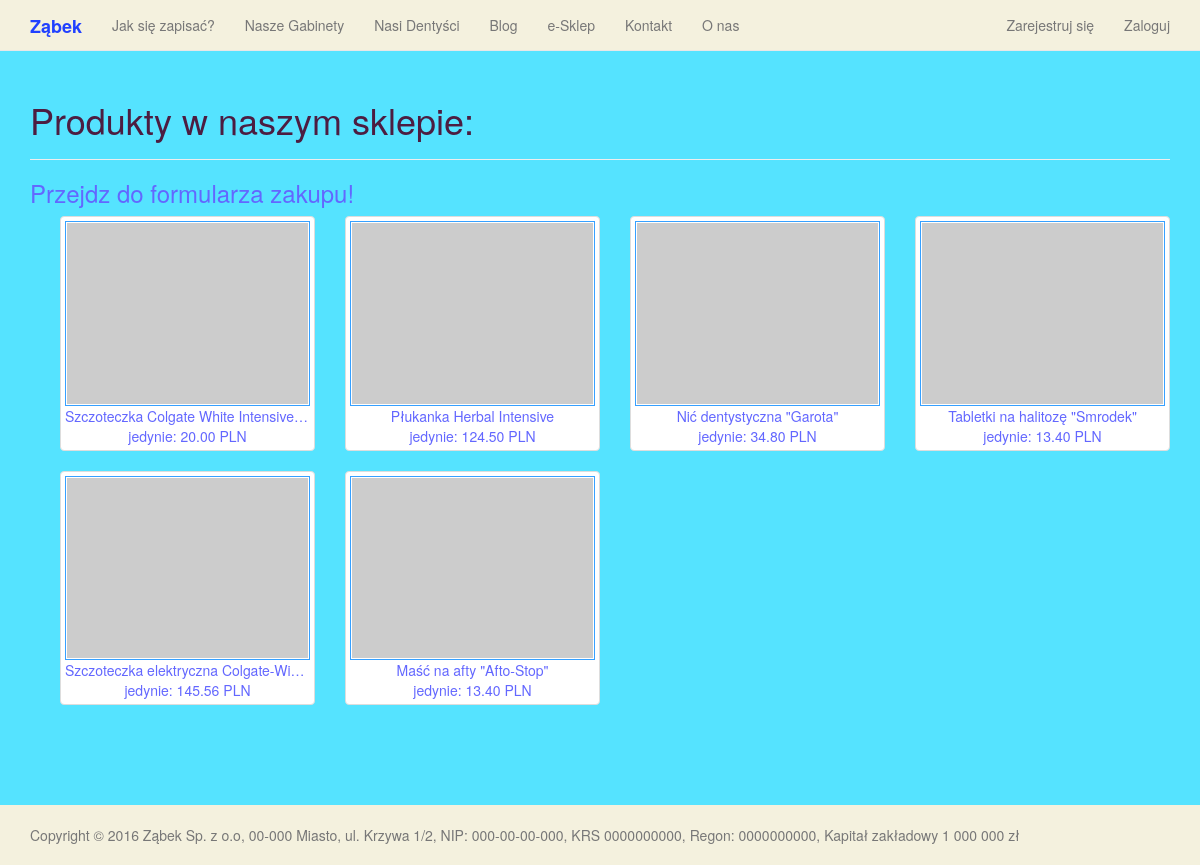
Page /shop on the committed database.
### shop/models.py (models this page shows, shortened)
class Product(models.Model):
    name = models.CharField(max_length=300)
    slug = models.SlugField(max_length=150)
    description = models.TextField()
    photo = models.ImageField(upload_to='product_photo', blank=True)
    manufacturer = models.CharField(max_length=300, blank=True)
    price_in_PLN = models.DecimalField(max_digits=6, decimal_places=2)
    retail = models.BooleanField(default=True, help_text="Do sprzedaży detalicznej = True, Do sprzedaży hurtowej - False")
    category = models.ForeignKey(Category, blank=True, null=True)
    tags = models.ManyToManyField(Tag, blank=True)
    def get_absolute_url(self):
        return "/shop/product/{0}/".format(self.slug)
    class Meta:
        verbose_name = "Shop Product"
        verbose_name_plural = 'Shop Products'

### shop/views.py (the view)
class ShopIndexView(generic.ListView):
	queryset = models.Product.objects.all()
	template_name = "shop/products_list.html"
	paginate_by = 12

### shop/templates/shop/products_list.html (shortened to what this page needs)
{% extends "base.html" %}
    {% load django_markdown %}
    {% load  static %}
    {% block header %}
        <h1>Produkty w naszym sklepie:</h1>
    {% endblock %}
{% block content %}
    <h3><a href="{% url 'shop:new_purchase' %}">Przejdz do formularza zakupu!</a></h3>
    <div class="container">
            {% if object_list %}
            {% for object in object_list %}
            {% if object.retail %}
            <div class="col-lg-3 col-md-4 col-xs-6 thumb">
                <a class="thumbnail" href="{{ object.get_absolute_url }}">
                {% if object.photo %}
                    <img src="{{ object.photo.url }}"/>
                {% else %}
                    <img class="img-responsive" src="http://placehold.it/400x300" alt="">
                {% endif %}
                    <div class="product_info">
                        <div style="text-align: center; white-space: nowrap;
                        overflow: hidden; text-overflow: ellipsis; max-width: 300px;" class="product_title">{{ object.name }}</div>
                        <div style="text-align: center;" class="product_price">jedynie: {{ object.price_in_PLN }} PLN</div>
                    </div>
                </a>
            </div>
            {% endif %}
            {% endfor %}
        {% else %}
            <p>Nie znaleziono produktów...</p>
        {% endif %}
    </div>
    </div>
{% endblock %}

### main_page/static/css/main.css (style rules this page uses)
body { background-color: #55E3FF; }
html { position: relative; min-height: 100%; }
body { margin-bottom: 60px; }
#more_info, a { color: #6367FF; }
img { padding:1px; border:1px solid #36A0FF; }
img { max-width: 100%; max-height: 100%; }

### rows in the picture
Product: retail True (drawn), name "Szczoteczka Colgate White Intensive…", price_in_PLN "20.00"
Product: retail True (drawn), name "Płukanka Herbal Intensive", price_in_PLN "124.50"
Product: retail True (drawn), name "Nić dentystyczna \"Garota\"", price_in_PLN "34.80"
Product: retail True (drawn), name "Tabletki na halitozę \"Smrodek\"", price_in_PLN "13.40"
Product: retail True (drawn), name "Szczoteczka elektryczna Colgate-Wi…", price_in_PLN "145.56"
Product: retail True (drawn), name "Maść na afty \"Afto-Stop\"", price_in_PLN "13.40"
